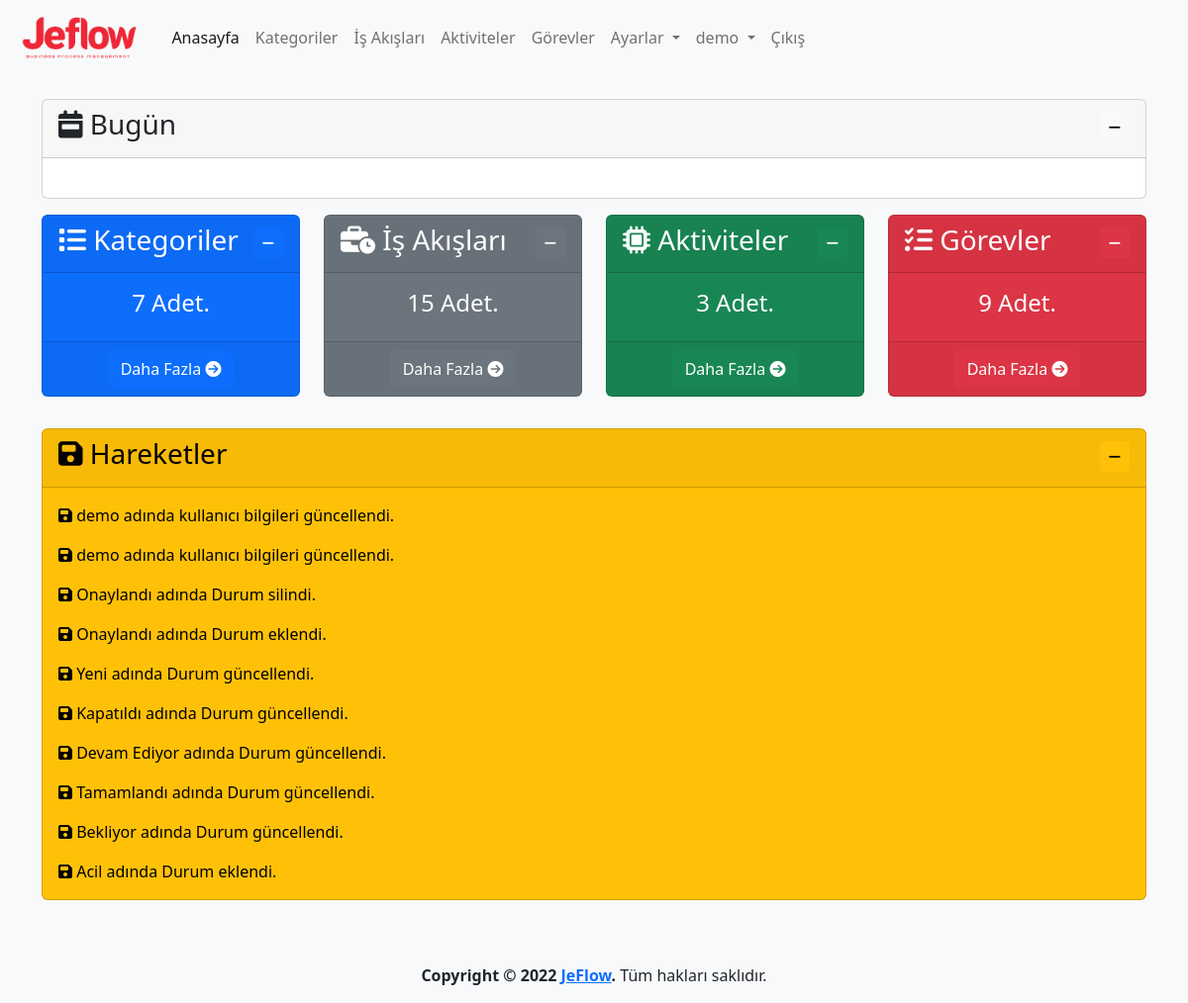
Screenshot of / (signed in) with the database file from the repository.
### log/models.py (models this page shows, shortened)
class Log(models.Model):
    logger_name = models.CharField(max_length=100,verbose_name='Loglayıcı Adı')
    level = models.PositiveSmallIntegerField(choices=LOG_LEVELS, default=logging.ERROR, db_index=True,verbose_name='Seviye')
    msg = models.TextField(verbose_name='Mesaj')
    trace = models.TextField(blank=True, null=True,verbose_name='Yığın')
    create_datetime = models.DateTimeField(auto_now_add=True, verbose_name='Oluşturulma Zamanı')
    user=models.ForeignKey(User,on_delete=models.CASCADE,verbose_name='Kullanıcı', blank=True, null=True)
    class Meta:
        ordering = ('-create_datetime',)
        verbose_name = 'Log'
        verbose_name_plural ='Loglar'

### app/views.py (the view)
# urls.py: path('', views.index, name='index'),
@login_required(login_url='/user/login/')
def index(request):
    category_count=Category.objects.count()
    process_count=Process.objects.count()
    activity_count=Activity.objects.count()
    task_count=Task.objects.count()
    user_activities=Log.objects.all().filter(user=request.user)[:10]
    context={
        'category_count':category_count,
        'process_count':process_count,
        'activity_count':activity_count,
        'task_count':task_count,
        'user_activities':user_activities
    }
    return render(request, 'app/index.html', context)

### templates/app/index.html
{% extends 'layout.html' %}
{% load humanize %}
{% block content %}
<div class="row mt-3">
    <div class="col-md-3 col-sm-6 mb-3">
        <div class="card text-bg-primary" style="max-width: 18rem;">
            <div class="card-header">
                <h3 class="card-title">
                    <i class="fa-solid fa-list"></i>
                    Kategoriler
                    <div class="float-end">
                        <button class="btn btn-primary btn-sm" type="button" data-bs-toggle="collapse"
                            data-bs-target="#collapseKategori" aria-expanded="false" aria-controls="collapseKategori">
                            <i class="fa-solid fa-minus"></i>
                        </button>
                    </div>
                </h3>
            </div>
            <div class="collapse show" id="collapseKategori">
                <div class="card-body text-center">
                    <h4 class="card-title">{{ category_count }} Adet.</h5>
                </div>
                <div class="card-footer text-center">
                    <a class="btn btn-primary" href="{% url 'category' %}">
                        Daha Fazla
                        <i class="fa-solid fa-circle-arrow-right"></i>
                    </a>
                </div>
            </div>
        </div>
    </div>
    <div class="col-md-3 col-sm-6 mb-3">
        <div class="card text-bg-secondary" style="max-width: 18rem;">
            <div class="card-header">
                <h3 class="card-title">
                    <i class="fa-solid fa-business-time"></i>
                    İş Akışları
                    <div class="float-end">
                        <button class="btn btn-secondary btn-sm" type="button" data-bs-toggle="collapse"
                            data-bs-target="#collapseIsAkis" aria-expanded="false" aria-controls="collapseIsAkis">
                            <i class="fa-solid fa-minus"></i>
                        </button>
                    </div>
                </h3>
            </div>
            <div class="collapse show" id="collapseIsAkis">
                <div class="card-body text-center">
                    <h4 class="card-title">{{ process_count }} Adet.</h5>
                </div>
                <div class="card-footer text-center">
                    <a class="btn btn-secondary" href="{% url 'process' %}">
                        Daha Fazla
                        <i class="fa-solid fa-circle-arrow-right"></i>
                    </a>
                </div>
            </div>
        </div>
    </div>
    <div class="col-md-3 col-sm-6 mb-3">
        <div class="card text-bg-success" style="max-width: 18rem;">
            <div class="card-header">
                <h3 class="card-title">
                    <i class="fa-solid fa-microchip"></i>
                    Aktiviteler
                    <div class="float-end">
                        <button class="btn btn-success btn-sm" type="button" data-bs-toggle="collapse"
                            data-bs-target="#collapseAktivite" aria-expanded="false" aria-controls="collapseAktivite">
                            <i class="fa-solid fa-minus"></i>
                        </button>
                    </div>
                </h3>
            </div>
            <div class="collapse show" id="collapseAktivite">
                <div class="card-body text-center">
                    <h4 class="card-title">{{ activity_count }} Adet.</h5>
                </div>
                <div class="card-footer text-center">
                    <a class="btn btn-success" href="{% url 'activity' %}">
                        Daha Fazla
                        <i class="fa-solid fa-circle-arrow-right"></i>
                    </a>
                </div>
            </div>
        </div>
    </div>
    <div class="col-md-3 col-sm-6 mb-3">
        <div class="card text-bg-danger" style="max-width: 18rem;">
            <div class="card-header">
                <h3 class="card-title">
                    <i class="fa-solid fa-list-check"></i>
                    Görevler
                    <div class="float-end">
                        <button class="btn btn-danger btn-sm" type="button" data-bs-toggle="collapse"
                            data-bs-target="#collapseGorev" aria-expanded="false" aria-controls="collapseGorev">
                            <i class="fa-solid fa-minus"></i>
                        </button>
                    </div>
                </h3>
            </div>
            <div class="collapse show" id="collapseGorev">
                <div class="card-body text-center">
                    <h4 class="card-title">{{ task_count }} Adet.</h5>
                </div>
                <div class="card-footer text-center">
                    <a class="btn btn-danger" href="{% url 'task' %}">
                        Daha Fazla
                        <i class="fa-solid fa-circle-arrow-right"></i>
                    </a>
                </div>
            </div>
        </div>
    </div>
</div>
<div class="row mt-3">
    <div class="col-md-12">
        <div class="card text-bg-warning">
            <div class="card-header">
                <h3 class="card-title">
                    <i class="fa-solid fa-floppy-disk"></i>
                    Hareketler
                    <div class="float-end">
                        <button class="btn btn-warning btn-sm" type="button" data-bs-toggle="collapse"
                            data-bs-target="#collapseHareketler" aria-expanded="false"
                            aria-controls="collapseHareketler">
                            <i class="fa-solid fa-minus"></i>
                        </button>
                    </div>
                </h3>
            </div>
            <div class="collapse show" id="collapseHareketler">
                <div class="card-body">
                    {% for user_activity in user_activities %}
                    <p class="card-text"><i class="fa-solid fa-floppy-disk"></i> {{ user_activity.msg }}</p>
                    {% endfor %}
                </div>
            </div>
        </div>
    </div>
</div>
{% endblock %}

### templates/layout.html (shortened to what this page needs)
{% load static %}
<!doctype html>
<html lang="tr">
<head>
  <link href="https://cdn.jsdelivr.net/npm/bootstrap@5.2.2/dist/css/bootstrap.min.css" rel="stylesheet"
>
  <link rel="stylesheet" href="{% static 'css/jeflow.css' %}">
  <link href="https://cdn.jsdelivr.net/npm/summernote@0.8.18/dist/summernote-lite.min.css" rel="stylesheet">
  <link href="https://cdn.jsdelivr.net/npm/select2@4.1.0-rc.0/dist/css/select2.min.css" rel="stylesheet" />
  <link rel="stylesheet" type="text/css" href="https://cdn.datatables.net/1.12.1/css/dataTables.bootstrap5.min.css">
  <link rel="stylesheet" type="text/css"
    href="https://cdn.datatables.net/responsive/2.3.0/css/responsive.dataTables.min.css">
  <link rel="stylesheet" type="text/css" href="https://cdn.datatables.net/buttons/2.2.3/css/buttons.bootstrap5.min.css">
</head>
<body class="bg-light">
  <header>
    <nav class="navbar navbar-expand-lg bg-light">
      <div class="container-fluid">
        <a class="navbar-brand" href="{% url 'index' %}">
          <img class="logo" src="{% static 'img/logo-text.png' %}" alt="JeFlow">
        </a>
        <div class="collapse navbar-collapse" id="navbarNavDropdown">
          <ul class="navbar-nav">
            <li class="nav-item">
              <a class="nav-link active" aria-current="page" href="{% url 'index' %}">Anasayfa</a>
            </li>
            {% if user.is_authenticated %}
            <li class="nav-item">
              <a class="nav-link" href="{% url 'category' %}">Kategoriler</a>
            </li>
            <li class="nav-item">
              <a class="nav-link" href="{% url 'process' %}">İş Akışları</a>
            </li>
            <li class="nav-item">
              <a class="nav-link" href="{% url 'activity' %}">Aktiviteler</a>
            </li>
            <li class="nav-item">
              <a class="nav-link" href="{% url 'task' %}">Görevler</a>
            </li>
            <li class="nav-item dropdown">
              <a class="nav-link dropdown-toggle" href="{% url 'settings' %}" role="button" data-bs-toggle="dropdown"
                aria-expanded="false">
                Ayarlar
              </a>
            </li>
            <li class="nav-item dropdown">
              <a class="nav-link dropdown-toggle" href="{% url 'profile' %}" role="button" data-bs-toggle="dropdown"
                aria-expanded="false">
                {{ user }}
              </a>
            </li>
            <li class="nav-item">
              <a class="nav-link" href="javascript:{document.getElementById('logout').submit()}">Çıkış</a>
            </li>
            {% else %}
            <li class="nav-item">
              <a class="nav-link" href="{% url 'register' %}">Kayıt Ol</a>
            </li>
            {% endif %}
          </ul>
        </div>
      </div>
    </nav>
  </header>
  <main>
    <div class="container mt-4">
      <div class="row mb-3">
        <div class="col">
          <div class="card">
            <div class="card-header">
              <h3 class="card-title">
                <i class="fa-solid fa-calendar-week"></i>
                Bugün
                <div class="float-end">
                  <button class="btn btn-light btn-sm" type="button" data-bs-toggle="collapse"
                    data-bs-target="#collapseZaman" aria-expanded="false" aria-controls="collapseZaman">
                    <i class="fa-solid fa-minus"></i>
                  </button>
                </div>
              </h3>
            </div>
            <div class="collapse show" id="collapseZaman">
              <div class="card-body text-center">
              </div>
            </div>
          </div>
        </div>
      </div>
      {% block content %}
      {% endblock %}
    </div>
  </main>
  <footer class="mt-5">
    <div class="d-flex flex-column justify-content-center align-items-center">
      <p><strong>Copyright &copy; 2022 <a href="{% url 'index' %}">JeFlow</a>.</strong> Tüm hakları saklıdır.</p>
    </div>
  </footer>
</body>
</html>

### static/css/jeflow.css (style rules this page uses)
img.logo { height: 50px; }

### rows the page displays
Log: msg "demo adında kullanıcı bilgileri güncellendi."
Log: msg "demo adında kullanıcı bilgileri güncellendi."
Log: msg "Onaylandı adında Durum silindi."
Log: msg "Onaylandı adında Durum eklendi."
Log: msg "Yeni adında Durum güncellendi."
Log: msg "Kapatıldı adında Durum güncellendi."
Log: msg "Devam Ediyor adında Durum güncellendi."
Log: msg "Tamamlandı adında Durum güncellendi."
Log: msg "Bekliyor adında Durum güncellendi."
Log: msg "Acil adında Durum eklendi."

### other values shown
{{ user }} "demo"
{{ category_count }} "7"
{{ process_count }} "15"
{{ activity_count }} "3"
{{ task_count }} "9"
